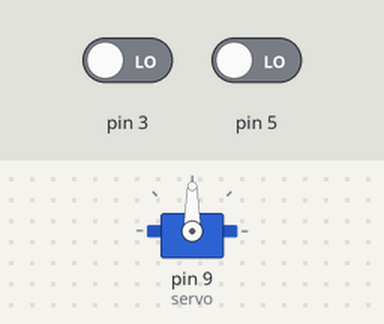
Bench run of a sketch on a simulated Arduino Uno, built with avr-gcc and run on an emulated ATmega328P. Parts: servo. Inputs (shaded band) come from the test bench; at power-on: pin 3 LOW, pin 5 LOW.

Above: at 1.2 s.
1.3 s: pin 3 driven HIGH
At 1.86 s:
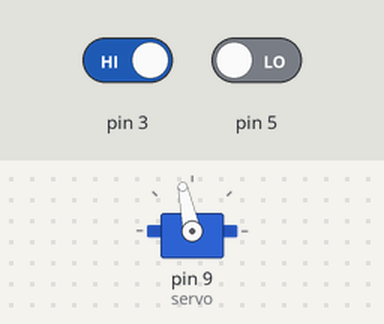
4.3 s: pin 3 driven LOW
At 4.3 s:
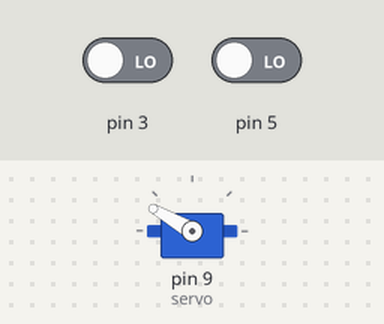
5.8 s: pin 3 driven HIGH
At 8.4 s:
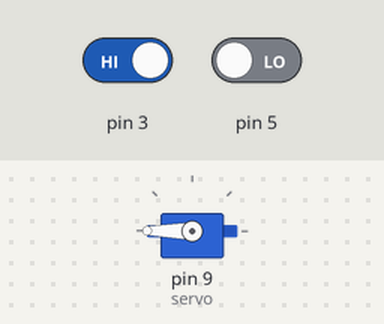
8.8 s: pin 5 driven HIGH
At 8.96 s:
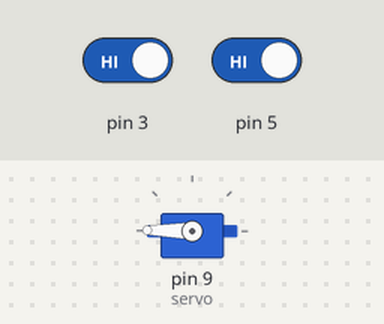
Timing chart, 0 to 12.8 s (numbered marks = the images above; inputs shaded):
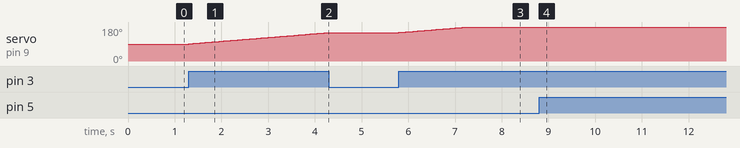

Measured:
- after the input at 1.3 s, servo on pin 9 (servo): moves from 90° to 150° over 3.0 s, starting at once
- after the input at 4.3 s, servo on pin 9 (servo): stays 150° (without the input it goes to 151° after 0.01 s)
- after the input at 5.8 s, servo on pin 9 (servo): moves from 150° to 180° over 1.5 s, starting at once
- after the input at 8.8 s, servo on pin 9 (servo): alternates 180° for 0.05 s and 179° for 0.05 s, starting after 0.06 s

The sketch:

direita_esquerda_preciso.ino
```cpp
#include <Servo.h> // inclui a biblioteca

// Cria um objeto Servo
Servo servo;

// Define a posição inicial do servo
int servoPosition = 90;

void setup() {
  // Configura os pinos dos botões como entrada
  pinMode(3, INPUT);
  pinMode(5, INPUT);
  // Anexa o objeto Servo ao pino do servo
  servo.attach(9);
  // Define a posição inicial do servo
  servo.write(servoPosition);
}

void loop() {
  // Lê o estado dos botões
  int btn1 = digitalRead(3);
  int btn2 = digitalRead(5);

  // Verifica se o botão 1 foi pressionado
  if (btn1 == HIGH) {
    // Aumenta a posição do servo em 1 grau
    servoPosition++;
    // Limita a posição do servo entre 0 e 180 graus
    servoPosition = min(max(servoPosition, 0), 180);
    // Move o servo para a nova posição
    servo.write(servoPosition);
    // Espera um momento para evitar a repetição rápida do movimento
    delay(50);
  }

  // Verifica se o botão 2 foi pressionado
  if (btn2 == HIGH) {
    // Diminui a posição do servo em 1 grau
    servoPosition--;
    // Limita a posição do servo entre 0 e 180 graus
    servoPosition = min(max(servoPosition, 0), 180);
    // Move o servo para a nova posição
    servo.write(servoPosition);
    // Espera um momento para evitar a repetição rápida do movimento
    delay(50);
  }
}
```
